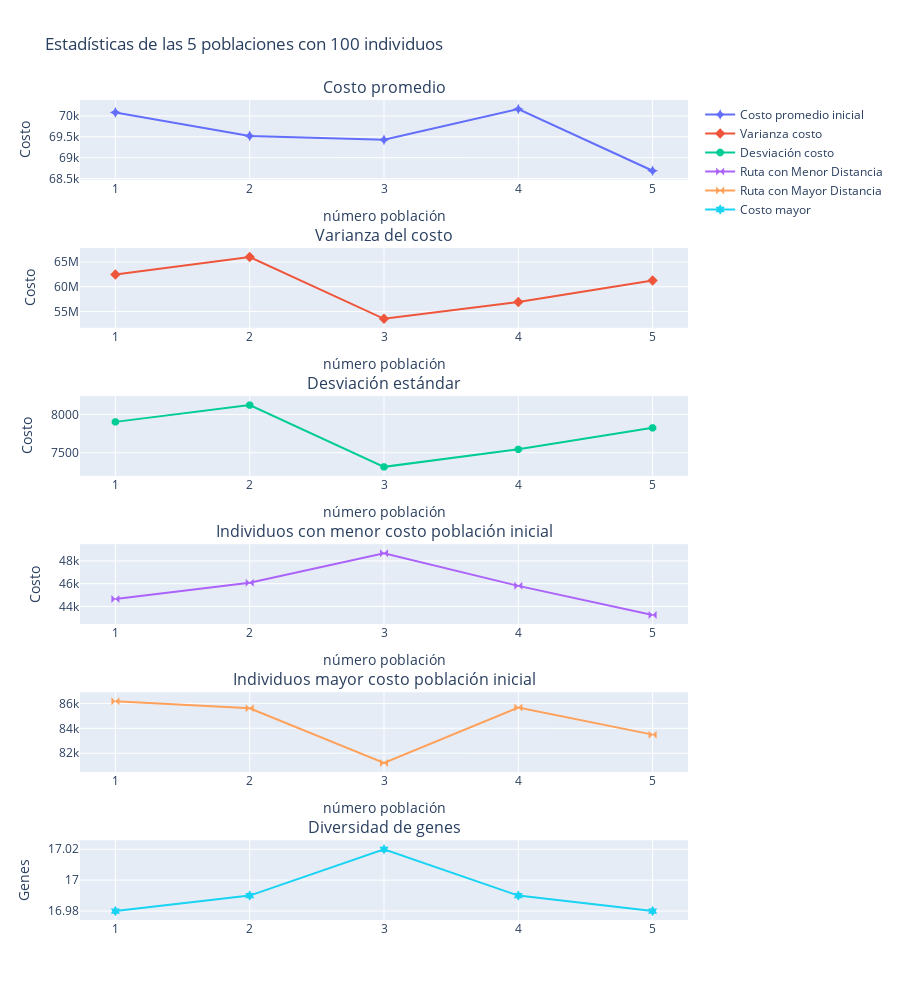

Here is the notebook cell this chart was saved with:
### Markdown cell above
## 5 POBLACIONES CON 100 INDIVIDUOS

### Code cell
POB_FILE = "files\\act_2\\poblaciones\\pob_5_100.pkl"
pobs = get_poblaciones_iniciales(n=5,tam_pob=100)
intial_stats(pobs, f"Estadísticas de las {5} poblaciones con {100} individuos")

### Figure 1 — Plotly figure (JSON) as saved in the notebook; plotly's stock layout.template omitted (floating-point values rounded to 4 significant figures)
{"data": [{"marker": {"size": 8, "symbol": "star-diamond"}, "mode": "markers+lines", "name": "Costo promedio inicial", "type": "scatter", "x": [1, 2, 3, 4, 5], "xaxis": "x", "y": [70080.0, 69520.0, 69430.0, 70170.0, 68690.0], "yaxis": "y"}, {"marker": {"size": 8, "symbol": "diamond-x"}, "mode": "markers+lines", "name": "Varianza costo", "type": "scatter", "x": [1, 2, 3, 4, 5], "xaxis": "x2", "y": [62480000.0, 66000000.0, 53520000.0, 56930000.0, 61250000.0], "yaxis": "y2"}, {"marker": {"size": 8, "symbol": "octagon"}, "mode": "markers+lines", "name": "Desviación costo", "type": "scatter", "x": [1, 2, 3, 4, 5], "xaxis": "x3", "y": [7904.0, 8124.0, 7316.0, 7545.0, 7826.0], "yaxis": "y3"}, {"marker": {"size": 8, "symbol": "bowtie"}, "mode": "markers+lines", "name": "Ruta con Menor Distancia", "type": "scatter", "x": [1, 2, 3, 4, 5], "xaxis": "x4", "y": [44660.0, 46090.0, 48690.0, 45810.0, 43260.0], "yaxis": "y4"}, {"marker": {"size": 8, "symbol": "bowtie"}, "mode": "markers+lines", "name": "Ruta con Mayor Distancia", "type": "scatter", "x": [1, 2, 3, 4, 5], "xaxis": "x5", "y": [86180.0, 85610.0, 81220.0, 85670.0, 83490.0], "yaxis": "y5"}, {"marker": {"size": 8, "symbol": "hexagram"}, "mode": "markers+lines", "name": "Costo mayor", "type": "scatter", "x": [1, 2, 3, 4, 5], "xaxis": "x6", "y": [16.98, 16.99, 17.02, 16.99, 16.98], "yaxis": "y6"}], "layout": {"annotations": [{"font": {"size": 16}, "showarrow": false, "text": "Costo promedio", "x": 0.5, "xanchor": "center", "xref": "paper", "y": 1.0, "yanchor": "bottom", "yref": "paper"}, {"font": {"size": 16}, "showarrow": false, "text": "Varianza del costo", "x": 0.5, "xanchor": "center", "xref": "paper", "y": 0.8194, "yanchor": "bottom", "yref": "paper"}, {"font": {"size": 16}, "showarrow": false, "text": "Desviación estándar", "x": 0.5, "xanchor": "center", "xref": "paper", "y": 0.6389, "yanchor": "bottom", "yref": "paper"}, {"font": {"size": 16}, "showarrow": false, "text": "Individuos con menor costo población inicial", "x": 0.5, "xanchor": "center", "xref": "paper", "y": 0.4583, "yanchor": "bottom", "yref": "paper"}, {"font": {"size": 16}, "showarrow": false, "text": "Individuos mayor costo población inicial", "x": 0.5, "xanchor": "center", "xref": "paper", "y": 0.2778, "yanchor": "bottom", "yref": "paper"}, {"font": {"size": 16}, "showarrow": false, "text": "Diversidad de genes", "x": 0.5, "xanchor": "center", "xref": "paper", "y": 0.09722, "yanchor": "bottom", "yref": "paper"}], "height": 1000, "title": {"text": "Estadísticas de las 5 poblaciones con 100 individuos"}, "width": 900, "xaxis": {"anchor": "y", "domain": [0, 1], "title": {"text": "número población"}}, "xaxis2": {"anchor": "y2", "domain": [0, 1], "title": {"text": "número población"}}, "xaxis3": {"anchor": "y3", "domain": [0, 1], "title": {"text": "número población"}}, "xaxis4": {"anchor": "y4", "domain": [0, 1], "title": {"text": "número población"}}, "xaxis5": {"anchor": "y5", "domain": [0, 1], "title": {"text": "número población"}}, "xaxis6": {"anchor": "y6", "domain": [0, 1]}, "yaxis": {"anchor": "x", "domain": [0.9028, 1.0], "title": {"text": "Costo"}}, "yaxis2": {"anchor": "x2", "domain": [0.7222, 0.8194], "title": {"text": "Costo"}}, "yaxis3": {"anchor": "x3", "domain": [0.5417, 0.6389], "title": {"text": "Costo"}}, "yaxis4": {"anchor": "x4", "domain": [0.3611, 0.4583], "title": {"text": "Costo"}}, "yaxis5": {"anchor": "x5", "domain": [0.1806, 0.2778]}, "yaxis6": {"anchor": "x6", "domain": [0, 0.09722], "title": {"text": "Genes"}}}}
